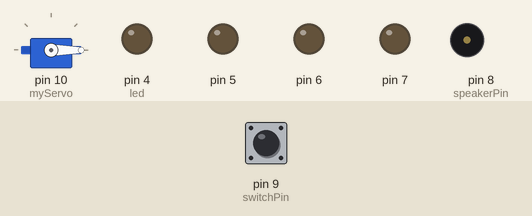
A sketch run on a simulated Arduino Uno, built with avr-gcc and run on an emulated ATmega328P. On the bench: servo, output pins drawn as LEDs (lit = HIGH), buzzer (waves = sounding). Inputs (shaded band) come from the test bench; at power-on: pin 9 (switchPin) LOW. Pins used as bus, display or sensor lines are not drawn.

Above: at 1.2 s.
1.3 s: pin 9 (switchPin) pulled LOW for 0.15 s
At 4.2 s:
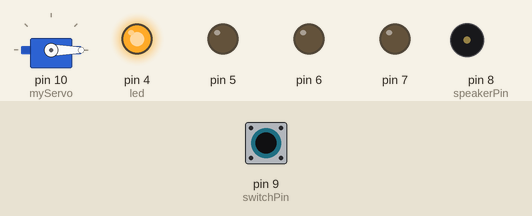
4.4 s: pin 9 (switchPin) pulled HIGH for 0.15 s
At 5.5 s:
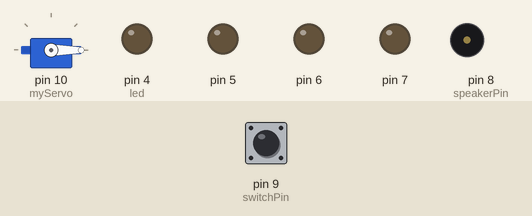
7.5 s: pin 9 (switchPin) pulled HIGH for 1 s
At 13.4 s:
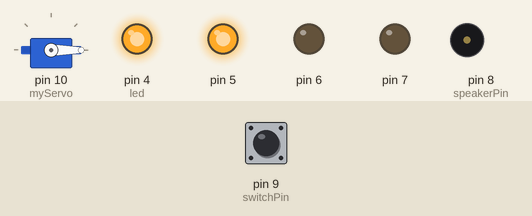
20.5 s: pin 9 (switchPin) pulled HIGH for 3.2 s
Timing chart, 0 to 31.2 s (numbered marks = the images above; inputs shaded):
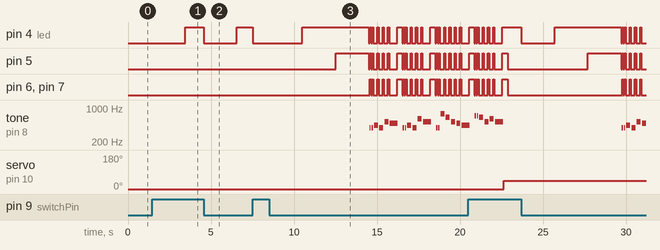

The sketch:

Claudia_Keep_The_Beat.ino
```cpp
#include <Servo.h>

Servo myServo;

//Holds the time the LED was last changed
const int switchPin = 9;
unsigned long previousTime = 0;

//switch state and the previous switch state
//used to compare switch's position from one loop to the next
int switchState = 0;
int prevSwitchState=0;

//initial led
int led = 4;

//interval between each event
long interval = 2000;

//Values for notes
//const int a = 440;
//const int b = 466;
//const int c = 261;
//const int d = 294;
//const int e = 329;
//const int f = 349;
//const int g = 391;

int speakerPin = 8;


int length = 28; // the number of notes

//twinkle twinkle little star
//char notes[] = {c,c,g,g,a,a,g, f,f,e,e,d,d,c}; // a space represents a rest

//Happy Birthday
char notes[] = "GGAGcB GGAGdc GGxecBA yyecdc";
int beats[] = { 2, 2, 8, 8, 8, 16, 1, 2, 2, 8, 8,8, 16, 1, 2,2,8,8,8,8,16, 1,2,2,8,8,8,16 };
int tempo = 150;

void playTone(int tone, int duration) {

  for (long i = 0; i < duration * 1000L; i += tone * 2) {

     digitalWrite(speakerPin, HIGH);

     delayMicroseconds(tone);

     digitalWrite(speakerPin, LOW);

     delayMicroseconds(tone);
  }
}

void playNote(char note, int duration) {

char names[] = {'C', 'D', 'E', 'F', 'G', 'A', 'B',

                 'c', 'd', 'e', 'f', 'g', 'a', 'b',

                 'x', 'y' };

int tones[] = { 1915, 1700, 1519, 1432, 1275, 1136, 1014,

                 956,  834,  765,  593,  468,  346,  224,

                 655 , 715 };

int SPEE = 5;

// play the tone corresponding to the note name

for (int i = 0; i < 17; i++) {

   if (names[i] == note) {
    int newduration = duration/SPEE;
     playTone(tones[i], newduration);
   }
}
}


void setup() {
  // put your setup code here, to run once:

  //Assigning the LED pin values
  //set the direction of the digital pins
  for(int x = 4; x<8; x++){
    pinMode(x, OUTPUT);
  }
  pinMode(switchPin, INPUT);

  pinMode(speakerPin, OUTPUT);

  myServo.attach(10);

  myServo.write(0);
}

void loop() {
  // put your main code here, to run repeatedly:

  //check the time since the program started running
  unsigned long currentTime = millis();

  //checks to see if enough time has passed to turn on an LED
  if (currentTime - previousTime > interval){
    previousTime = currentTime;

    //turns on LED and incremments the LED variable
    digitalWrite(led, HIGH);
    led++;

    //if no movement is detected then the arduino will play a song
    if(led == 7){
        for (int i = 0; i < length; i++) {
       if (notes[i] == ' ') {
         delay(beats[i] * tempo); // rest
       } else {
         for (int j=4; j<8;j++){
          digitalWrite(j,LOW);
         }
         playNote(notes[i], beats[i] * tempo);
       }
       digitalWrite(7, HIGH);
       digitalWrite(4,HIGH);
       digitalWrite(6,HIGH);
       digitalWrite(5,HIGH);
       // pause between notes
       delay(tempo/2);
      }
    myServo.write(45);
    delay(250);
    myServo.write(45);
    }
}
  //Has the switch changed its state
  //read the value of the switch
  switchState = digitalRead(switchPin);

  //Check to see if the previous switch is in a different position
  //than it was previously
  //Resets the variable to their defaults if necessary
  if(switchState != prevSwitchState){
    for(int x=4; x<8; x++){
      digitalWrite(x, LOW);
    }
    led = 4;
    previousTime = currentTime;
  }

  //Set the current state to the previous state
  prevSwitchState = switchState;

}
```

Measured:
- after the input at 1.3 s, pin 4 (led): LOW → HIGH after 2.1 s instead of 0.70 s; pin 5: stays LOW (without the input it goes to HIGH after 2.7 s)
- after the input at 4.4 s, pin 4 (led): HIGH → LOW after 0.15 s instead of 3.1 s; pin 5: stays LOW (without the input it goes to HIGH after 1.1 s); tone on pin 8 (speakerPin): stays silent (without the input it goes to 391 Hz after 3.1 s)
- after the input at 7.5 s, servo on pin 10 (myServo): stays 0° (without the input it goes to 45° after 11.2 s)
